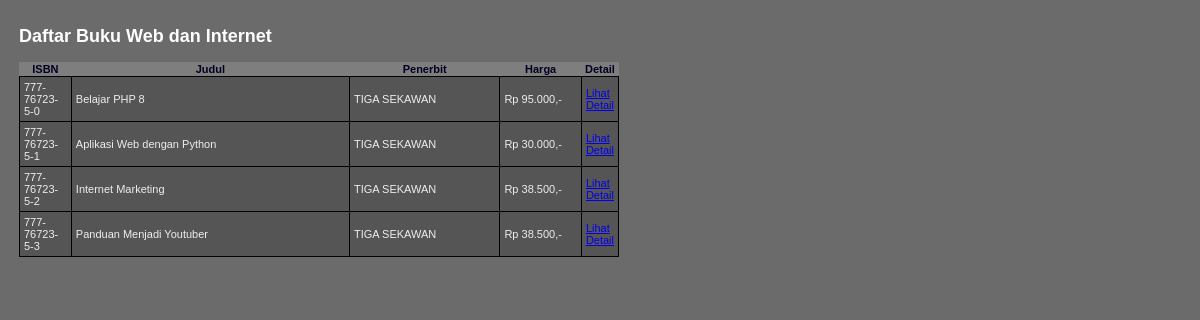
Screenshot of /daftarbuku.php?kat=5 with the database file from the repository.
### tables this page shows
CREATE TABLE KATEGORI (
    KATEGORI_ID INT NOT NULL AUTO_INCREMENT,
    KATEGORI_NAMA VARCHAR(25),
    PRIMARY KEY(KATEGORI_ID)
);

CREATE TABLE BUKU (
    BUKU_ISBN CHAR(13) NOT NULL,
    BUKU_JUDUL VARCHAR(75),
    PENERBIT_ID CHAR(4),
    BUKU_TGLTERBIT DATE,
    BUKU_JMLHALAMAN INT,
    BUKU_DESKRIPSI TEXT,
    BUKU_HARGA DECIMAL,
    PRIMARY KEY(BUKU_ISBN),
    FOREIGN KEY(PENERBIT_ID)
    REFERENCES PENERBIT(PENERBIT_ID)
);

CREATE TABLE PENERBIT (
    PENERBIT_ID CHAR(4),
    PENERBIT_NAMA VARCHAR(50),
    PRIMARY KEY(PENERBIT_ID)
);

### fungsi.php (called while the page is built, shortened)
<?php
include("dbconn.php");
function getKategori($id) {
    global $link;
    $query = "SELECT
                KATEGORI_NAMA
              FROM
                KATEGORI
              WHERE
                KATEGORI_ID = $id";
    $namakategori = "";
    $result = mysqli_query($link, $query);
    if ($result) {
        list($namakategori) = mysqli_fetch_array($result);
    }
    return $namakategori;
}
?>

### daftarbuku.php (the view, shortened to what this page needs)
<!DOCTYPE html>
<html lang="en">
<head>
    <link href="framelayout.css" rel="stylesheet" type="text/css" />
</head>
<body>
    <div id="tabel">
    <?php
    include("dbconn.php");
    include("fungsi.php");
    $idkategori = $_GET['kat'];
    $namakategori = getKategori($idkategori);
    ?>
    <h2>Daftar Buku <?php echo $namakategori; ?></h2>
    <?php
    $query = "SELECT
                a.BUKU_ISBN,
                a.BUKU_JUDUL,
                b.PENERBIT_NAMA,
                a.BUKU_HARGA
              FROM
                BUKU a,
                PENERBIT b,
                LINK_BUKU_KATEGORI c
              WHERE
                a.PENERBIT_ID = b.PENERBIT_ID AND
                a.BUKU_ISBN = c.BUKU_ISBN AND
                c.KATEGORI_ID = $idkategori";
    $result = mysqli_query($link, $query);
    if ($result) {
    ?>
    <table class="buku">
        <tr>
            <th width="50">ISBN</th>
            <th width="280">Judul</th>
            <th width="150">Penerbit</th>
            <th width="80">Harga</th>
            <th>Detail</th>
        </tr>
        <?php
        while ($row = mysqli_fetch_array($result)) {
        ?>
        <tr>
            <td><?php echo $row['BUKU_ISBN']; ?></td>
            <td align="left"><?php echo $row['BUKU_JUDUL']; ?></td>
            <td align="left"><?php echo $row['PENERBIT_NAMA']; ?></td>
            <td align="right">
                <?php echo "Rp " . number_format($row['BUKU_HARGA'], 0, "", ".") . ",-"; ?>
            </td>
            <td><a href="detailbuku.php?isbn=<?php echo $row['BUKU_ISBN']; ?>">Lihat Detail</a></td>
        </tr>
        <?php
        }
        ?>
    </table>
    <?php
    } else {
        echo "Tidak ada buku yang ditemukan.";
    }
    ?>
    </div>
</body>
</html>

### framelayout.css (style rules this page uses)
body, html { margin-top: 0; padding: 0; color: #fffdfd; background-color: #6b6b6b; font: 12px Verdana, Arial, Helvetica, sans-serif; }
table.buku { text-align: center; font-family: Verdana, Geneva, sans-serif; font-weight: normal; font-size: 11px; color: #002; width: 600px; background-color: rgb(126, 126, 126); border: 0; border-collapse: collapse; border-spacing: 0; }
table.buku td { background-color: rgb(85, 85, 85); color: #eee; padding: 4px; text-align: left; border: 1px solid #000; }
body #tabel { padding: 11px; }

### rows the page displays
kategori: KATEGORI_NAMA "Web dan Internet"
buku: BUKU_ISBN "777-76723-5-0", BUKU_JUDUL "Belajar PHP 8", PENERBIT_ID.PENERBIT_NAMA "TIGA SEKAWAN", BUKU_HARGA "95.000"
buku: BUKU_ISBN "777-76723-5-1", BUKU_JUDUL "Aplikasi Web dengan Python", PENERBIT_ID.PENERBIT_NAMA "TIGA SEKAWAN", BUKU_HARGA "30.000"
buku: BUKU_ISBN "777-76723-5-2", BUKU_JUDUL "Internet Marketing", PENERBIT_ID.PENERBIT_NAMA "TIGA SEKAWAN", BUKU_HARGA "38.500"
buku: BUKU_ISBN "777-76723-5-3", BUKU_JUDUL "Panduan Menjadi Youtuber", PENERBIT_ID.PENERBIT_NAMA "TIGA SEKAWAN", BUKU_HARGA "38.500"
